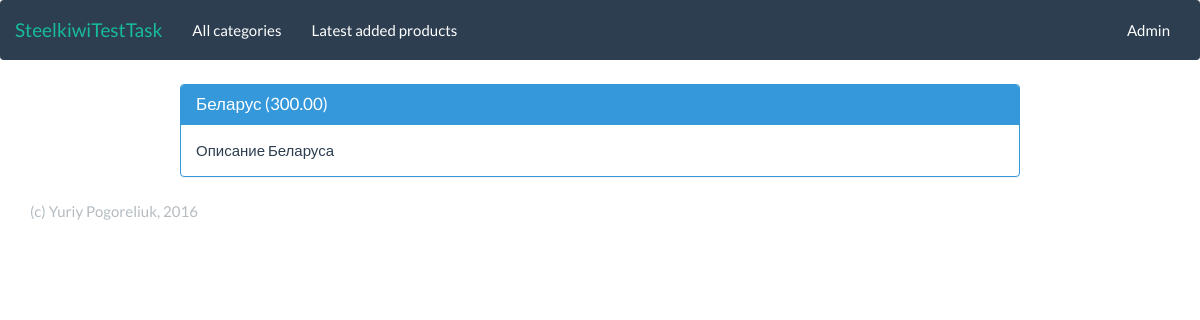
The page /products/belarus/belarus/ on the database its author committed.
### product/models.py (models this page shows, shortened)
class Product(models.Model):
    name = models.CharField(max_length=255, verbose_name='Имя')
    slug = models.SlugField(unique=True, verbose_name='URL')
    description = models.CharField(max_length=255, verbose_name='Описание')
    price = MoneyField(max_digits=10, decimal_places=2, default_currency='USD', verbose_name='Цена')
    category = models.ForeignKey(Category, related_name='categories', on_delete=models.CASCADE, verbose_name='Категория')
    created_at = models.DateTimeField(auto_now_add=True)
    modified_at = models.DateTimeField(auto_now=True)
    class Meta:
        get_latest_by = 'created_at'
        order_with_respect_to = 'category'
        verbose_name = 'Продукт'
        verbose_name_plural = 'Продукты'

### product/views.py (the view)
class ProductView(ListView):
    model = Product
    template_name = 'product.html'
    def dispatch(self, request, *args, **kwargs):
        print locals()
        return super(ProductView, self).dispatch(request, *args, **kwargs)
    def get_queryset(self, *args, **kwargs):
        q = get_object_or_404(Product, slug=self.kwargs['product_slug'])
        return q

### templates/product.html (shortened to what this page needs)
{% extends 'base.html' %}
{% block content %}
    {% with product=object_list %}
    <div class="panel panel-info">
        <div class="panel-heading">
            <h3 class="panel-title">{{ product.name }} ({{ product.price }})</h3>
        </div>
        <div class="panel-body">
            {{ product.description }}
        </div>
    </div>
    {% endwith %}
{% endblock %}

### static/css/style.css (style rules this page uses)
.panel { margin: 2% 15%; }

### rows shown on the page
Product: name "Беларус", price "300.00", description "Описание Беларуса"
